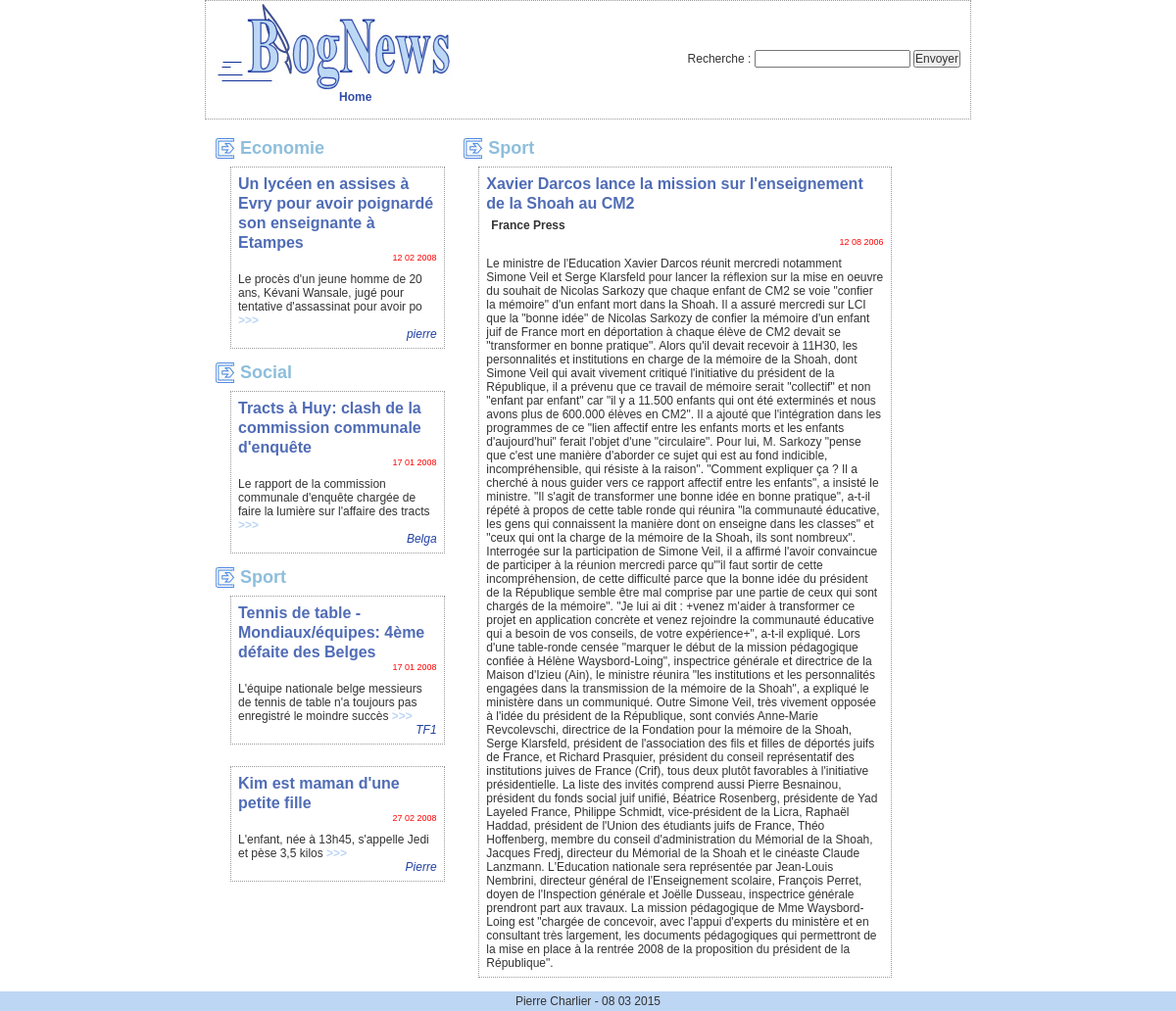
Page /index.php?id_articles=3 on the committed database.
### tables this page shows
CREATE TABLE `articles` (
  `id_articles` int(11) NOT NULL auto_increment,
  `titre` varchar(150) NOT NULL,
  `abstract` varchar(100) NOT NULL,
  `texte` text NOT NULL,
  `date` date NOT NULL,
  `auteur` varchar(100) NOT NULL,
  `id_cat` int(11) NOT NULL,
  PRIMARY KEY  (`id_articles`)
);

CREATE TABLE `categories` (
  `id_categories` int(11) NOT NULL auto_increment,
  `categorie` varchar(150) NOT NULL,
  PRIMARY KEY  (`id_categories`)
);

### articles_details.php (the view, shortened to what this page needs)
<?php
  global $connect;
  $sql = "SELECT id_articles, titre, texte, auteur, categorie, DATE_FORMAT(date, '%d %m %Y') AS date_fr
          FROM articles JOIN categories
          ON articles.id_cat = categories.id_categories
          WHERE id_articles = ".$_GET["id_articles"];
    $sql2 = "SELECT id_articles, titre, abstract, auteur, categorie, DATE_FORMAT(date, '%d %m %Y') AS date_fr
          FROM articles JOIN categories
          ON articles.id_cat = categories.id_categories
          WHERE id_articles != ".$_GET["id_articles"]." ORDER BY id_categories";
  $requestArticle = $connect->query($sql);
  $requestSide = $connect->query($sql2);
?>
  <div id="col1">
        <?php
        $currentCat = 'aucune';
        if($requestArticle -> num_rows > 0) :
          while($row = $requestSide->fetch_object()):
            if ($row->categorie != $currentCat):
              echo "<h1>".$row->categorie."</h1>";
              $currentCat = $row->categorie;
            endif ?>
          <div class="article">
          <h1><?php echo $row->titre ?></h1>
          <p class="date"><?php echo $row->date_fr ?></p>
          <p>
            <?php echo $row->abstract ?>
            <a href="index.php?id_articles=<?php echo $row->id_articles ?>" class="plus">&gt;&gt;&gt;</a>
          </p>
          <p class="signature"><?php echo $row->auteur ?></p>
              </div>
              <br>
          <?php endwhile; endif; ?>
      </div>
    <div id="col22">
      <?php if($requestArticle -> num_rows > 0) :
            while($row = $requestArticle->fetch_object()):?>
      <h1><?php echo $row->categorie ?></h1>
        <div class="article">
          <h1><?php echo $row->titre ?></h1>
          <p class="par"><?php echo $row->auteur ?></p>
          <p class="date"><?php echo $row->date_fr ?></p>
          <p><?php echo $row->texte ?></p>
        </div>
      <?php endwhile; endif; ?>
    </div>

### css_articles.css (style rules this page uses)
* { font-family: Verdana, Arial, Helvetica, sans-serif; font-size: 12px; color: #333333; margin: 0px; padding: 0px; }
#max #col1 { float: left; width: 33.33%; text-align:center; padding: 0px; margin-top: 20px; }
#max #col22 { float: left; width: 66.66%; text-align:center; margin-top: 20px; }
#max #col1 .article h1, #max #col2 .article h1, #max #col3 .article h1, #max #col22 .article h1 { color: #506CB5; font-weight: bold; font-size: 16px; background-image: none; text-align: left; text-indent: 0px; height:auto; }
#max #col1 h1, #max #col2 h1, #max #col3 h1, #max #col22 h1 { color: #8DBEDC; background-image: url(images/puce1.jpg); height: 21px; background-repeat: no-repeat; text-align: left; text-indent: 25px; line-height: 20px; font-size: 18px; }
#max .article { width: 80%; border: 1px dotted #999999; text-align:left; padding: 7px; margin-top: 8px; margin-left: 15px; }
#max .article .date { text-align: right; color: #FF0000; margin-bottom: 10px; font-size: 9px; }
#max .article .signature { text-align: right; font-style: italic; color: #2142A3; }
.par { font-weight: bold; margin-top: 5px; margin-bottom: 5px; margin-left: 5px; }
a.plus { font-weight: bold; color: #BDD6F4; text-decoration: none; }

### rows in the picture
articles: categories.categorie "Economie", titre "Un lycéen en assises à Evry pour avoir poignardé son enseignante à Etampes", date_fr "12 02 2008", abstract "Le procès d'un jeune homme de 20 ans, Kévani Wansale, jugé pour tentative d'assassinat pour avoir po", auteur "pierre"
articles: categories.categorie "Social", titre "Tracts à Huy: clash de la commission communale d'enquête", date_fr "17 01 2008", abstract "Le rapport de la commission communale d'enquête chargée de faire la lumière sur l'affaire des tracts", auteur "Belga"
articles: categories.categorie "Sport", titre "Tennis de table - Mondiaux/équipes: 4ème défaite des Belges", date_fr "17 01 2008", abstract "L'équipe nationale belge messieurs de tennis de table n'a toujours pas enregistré le moindre succès", auteur "TF1"
articles: titre "Kim est maman d'une petite fille", date_fr "27 02 2008", abstract "L'enfant, née à 13h45, s'appelle Jedi et pèse 3,5 kilos", auteur "Pierre"
articles: categories.categorie "Sport", titre "Xavier Darcos lance la mission sur l'enseignement de la Shoah au CM2", auteur "France Press", date_fr "12 08 2006", texte "Le ministre de l'Education Xavier Darcos réunit mercredi notamment Simone Veil et Serge Klarsfeld pour lancer la réflexion sur la mise en oeuvre du souhait de Nicolas Sarkozy que chaque enfant de CM2 se voie \"confier la mémoire\" d'un enfant mort dans la Shoah. Il a assuré mercredi sur LCI que la \"bonne idée\" de Nicolas Sarkozy de confier la mémoire d'un enfant juif de France mort en déportation à chaque élève de CM2 devait se \"transformer en bonne pratique\". Alors qu'il devait recevoir à 11H30, les personnalités et institutions en charge de la mémoire de la Shoah, dont Simone Veil qui avait vivement critiqué l'initiative du président de la République, il a prévenu que ce travail de mémoire…"
